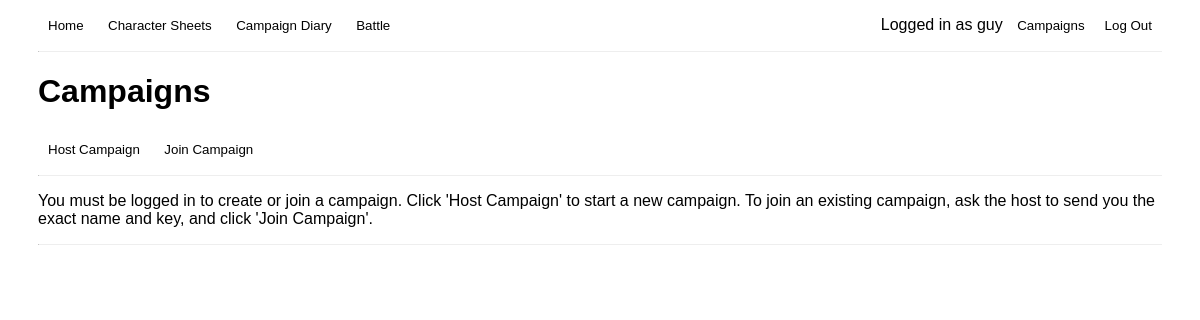
Page /account/campaigns/ (signed in) on the earlier database version.
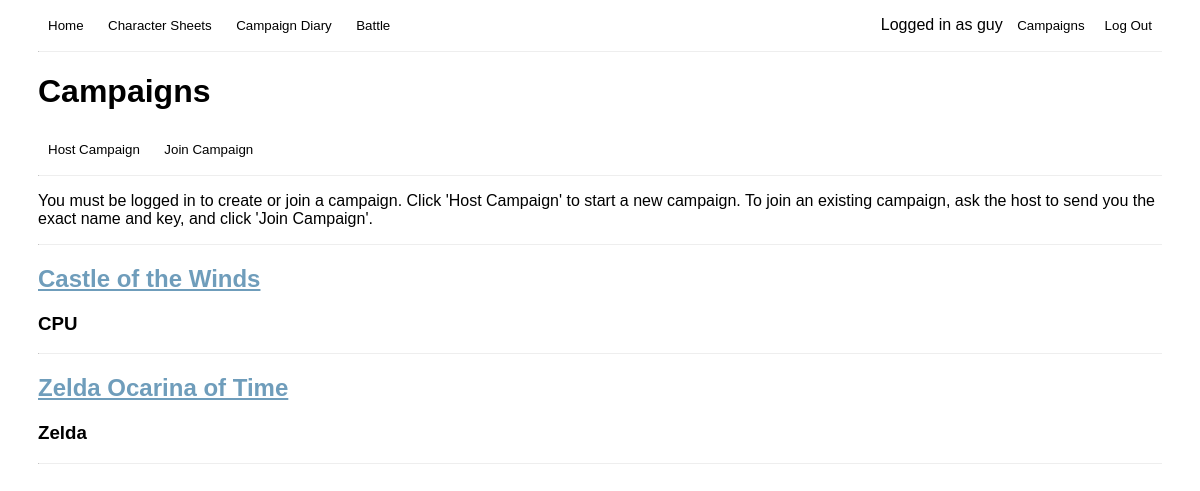
Same page on the later database version.
### blog/models.py (models this page shows, shortened)
class Campaign(models.Model):
    name = models.CharField(max_length = 50)
    system = models.CharField(max_length=50)
    premise = models.TextField()
    key = models.CharField(max_length=50, default=generate_random_key, unique=True)
    users = models.ManyToManyField(User, related_name='campaigns')
    host = models.ForeignKey(User, on_delete=models.CASCADE, related_name='hosted_campaigns')

### accounts/views.py (the view)
# urls.py: path('campaigns/', CampaignsView, name='Campaigns'),
def CampaignsView(request):
    campaign_list = Campaign.objects.filter(Q(users=request.user) | Q(host=request.user))
    return render(request, 'campaigns.html', {'campaign_list': campaign_list})

### accounts/templates/campaigns.html (shortened to what this page needs)
<!DOCTYPE html>
<html>
    <head>
        <link rel="stylesheet" href="">
    </head>
    <body>
        {% extends "base.html" %}
        {% block content %}
        <div>
            <h1>Campaigns</h1>
            <a href="{% url 'New Campaign' %}"><button>Host Campaign</button></a>
            <a href="{% url 'Join Campaign' %}"><button>Join Campaign</button></a>
            <hr>
        </div>
        <div>
            <p>You must be logged in to create or join a campaign. Click 'Host Campaign' to start a new campaign. To join an existing campaign, ask the host to send you the exact name and key, and click 'Join Campaign'.</p>
            <hr>
        </div>
        <div>
            {% for campaign in campaign_list %}
            <a href="{% url 'Campaign Detail' campaign.pk %}"><h2>{{ campaign.name }}</h2></a>
            <h3>{{ campaign.system }}</h3>
            <hr>
            {% endfor %}
        </div>
        {% endblock %}

Differences in the rows shown:
now on this page (row edited): Campaign: name "Castle of the Winds", system "CPU"
added Campaign: name "Zelda Ocarina of Time", system "Zelda"
